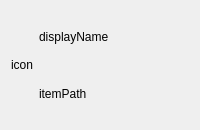
<?xml version="1.0" encoding="UTF-8"?>
<ui version="4.0">
 <class>RecentItemWidget</class>
 <widget class="QWidget" name="RecentItemWidget">
  <property name="geometry">
   <rect>
    <x>0</x>
    <y>0</y>
    <width>200</width>
    <height>130</height>
   </rect>
  </property>
  <property name="sizePolicy">
   <sizepolicy hsizetype="Preferred" vsizetype="Preferred">
    <horstretch>0</horstretch>
    <verstretch>0</verstretch>
   </sizepolicy>
  </property>
  <property name="windowTitle">
   <string notr="true"/>
  </property>
  <property name="styleSheet">
   <string notr="true"/>
  </property>
  <layout class="QVBoxLayout" name="verticalLayout_2">
   <item>
    <layout class="QHBoxLayout" name="horizontalLayout">
     <item>
      <widget class="QLabel" name="thumbnailIcon">
       <property name="sizePolicy">
        <sizepolicy hsizetype="Fixed" vsizetype="Expanding">
         <horstretch>0</horstretch>
         <verstretch>0</verstretch>
        </sizepolicy>
       </property>
       <property name="text">
        <string notr="true">icon</string>
       </property>
       <property name="margin">
        <number>5</number>
       </property>
       <property name="textInteractionFlags">
        <set>Qt::NoTextInteraction</set>
       </property>
      </widget>
     </item>
     <item>
      <layout class="QVBoxLayout" name="verticalLayout">
       <property name="spacing">
        <number>4</number>
       </property>
       <property name="topMargin">
        <number>0</number>
       </property>
       <item>
        <widget class="geometrize::dialog::ElidedLabel" name="itemDisplayName">
         <property name="sizePolicy">
          <sizepolicy hsizetype="Ignored" vsizetype="Expanding">
           <horstretch>0</horstretch>
           <verstretch>0</verstretch>
          </sizepolicy>
         </property>
         <property name="font">
          <font>
           <pointsize>9</pointsize>
          </font>
         </property>
         <property name="text">
          <string notr="true">displayName</string>
         </property>
         <property name="textFormat">
          <enum>Qt::PlainText</enum>
         </property>
         <property name="scaledContents">
          <bool>false</bool>
         </property>
         <property name="margin">
          <number>4</number>
         </property>
         <property name="indent">
          <number>-1</number>
         </property>
         <property name="textInteractionFlags">
          <set>Qt::NoTextInteraction</set>
         </property>
        </widget>
       </item>
       <item>
        <spacer name="verticalSpacer">
         <property name="orientation">
          <enum>Qt::Vertical</enum>
         </property>
         <property name="sizeType">
          <enum>QSizePolicy::Maximum</enum>
         </property>
         <property name="sizeHint" stdset="0">
          <size>
           <width>20</width>
           <height>2</height>
          </size>
         </property>
        </spacer>
       </item>
       <item>
        <widget class="geometrize::dialog::ElidedLabel" name="itemPath">
         <property name="sizePolicy">
          <sizepolicy hsizetype="Ignored" vsizetype="Expanding">
           <horstretch>0</horstretch>
           <verstretch>0</verstretch>
          </sizepolicy>
         </property>
         <property name="text">
          <string notr="true">itemPath</string>
         </property>
         <property name="textFormat">
          <enum>Qt::PlainText</enum>
         </property>
         <property name="margin">
          <number>4</number>
         </property>
         <property name="textInteractionFlags">
          <set>Qt::NoTextInteraction</set>
         </property>
        </widget>
       </item>
      </layout>
     </item>
    </layout>
   </item>
  </layout>
 </widget>
 <customwidgets>
  <customwidget>
   <class>geometrize::dialog::ElidedLabel</class>
   <extends>QLabel</extends>
   <header>dialog/elidedlabel.h</header>
  </customwidget>
 </customwidgets>
 <resources/>
 <connections/>
</ui>
